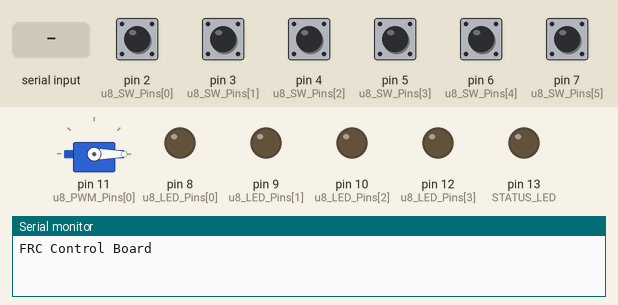
Recording of a sketch running on a simulated Arduino Mega 2560, built with avr-gcc and run on an emulated ATmega2560. Shown: servo, output pins drawn as LEDs (lit = HIGH), the last lines printed to the serial monitor. The inputs (shaded band) are chosen by the test bench; at power-on: pin 2 (u8_SW_Pins[0]), pin 3 (u8_SW_Pins[1]), pin 4 (u8_SW_Pins[2]), pin 5 (u8_SW_Pins[3]), pin 6 (u8_SW_Pins[4]), pin 7 (u8_SW_Pins[5]) HIGH.

Above: at 1.2 s.
1.3 s: "CRC:\n" received over Serial
At 3.2 s:
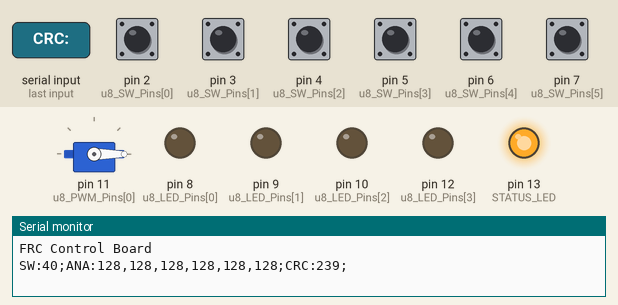
Timing chart, 0 to 10.3 s (numbered marks = the images above; inputs shaded):
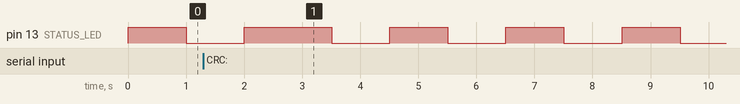

Measured:
- by itself, pin 13 (STATUS_LED): repeats every 2.0 s: LOW 1.0 s, HIGH 1.0 s

The sketch:

arduinoUnoProject.ino
```cpp
#include <Servo.h>
#include <stdio.h>
#include <stdlib.h>
#include "hardwareMap.h"
#include "crc_8.h"
#include <SoftwareSerial.h>

#define SERIAL_BAUD     115200
#define SERIAL_TIMEOUT  500
#define SERIAL_EOL      '\n'

#define SENSOR_OUT_STRING_LENGTH 256

#define VAL_STRING_LEN 8

#define DEBUG

bool debugEnabled = false;

#ifdef DEBUG
SoftwareSerial debugSerial(50, 52); // RX, TX
#endif

typedef enum {
  CRC_ERROR = -1,
  CRC_OK    = 0
} CRC_Status;

// Variable Declarations
void establishConnection(void);
void printSensorString(void);
void processBuffer(char*);


void setup()
{
  Serial.begin(SERIAL_BAUD);
  Serial.setTimeout(SERIAL_TIMEOUT);
  Serial.println("FRC Control Board");

  #ifdef DEBUG
  debugSerial.begin(115200);
  debugSerial.setTimeout(SERIAL_TIMEOUT);
  debugSerial.listen();
  debugSerial.println("FRC Control Board");
  #endif

  initHardware();
}

void loop()
{
//  Serial.println("Loop");
  uint8_t u8_bytesRead = 0;
  char sensorStringBuffer[SENSOR_OUT_STRING_LENGTH];

  establishConnection();

  // if we get a valid byte, read analog ins:
  do {
    memset(sensorStringBuffer, '\0', SENSOR_OUT_STRING_LENGTH);
    u8_bytesRead = Serial.readBytesUntil(SERIAL_EOL, sensorStringBuffer, SENSOR_OUT_STRING_LENGTH);
    if(u8_bytesRead > 0) {
      processBuffer(sensorStringBuffer);
      printSensorString();
    }
  } while (u8_bytesRead > 0);
}

void establishConnection(void) {
  resetHardware(0);
  setStatusLED(LOW);
  while (Serial.available() == 0) {
    // Toggle the LED to indicate no connection
    toggleStatusLED();
    delay(1000);
  }
}

void printSensorString(void)
{
  uint8_t u8_crcVal;
  uint8_t u8_i;
  char sensorStringBuffer[SENSOR_OUT_STRING_LENGTH];
  uint8_t au8_ANA_values[NUM_OF_ANA_INS];
  uint8_t au8_SW_values[NUM_OF_SW_INS];
  char sz_value[VAL_STRING_LEN];

  // Clear contents of string
  memset(sensorStringBuffer, '\0', SENSOR_OUT_STRING_LENGTH);

  // Convert Switch Values to String
  strcat(sensorStringBuffer, "SW:");
  strcat(sensorStringBuffer, String(getSwitchMask(), HEX).c_str());
  strcat(sensorStringBuffer, ";");

  // Convert Analog Values to String
  strcat(sensorStringBuffer, "ANA:");
  for(u8_i = 0; u8_i < NUM_OF_ANA_INS; u8_i++) {
    utoa(getAnalog(u8_i), sz_value, 10);
    strcat(sensorStringBuffer,  sz_value);

    if (u8_i < NUM_OF_ANA_INS-1)
      strcat(sensorStringBuffer, ",");
    else
      strcat(sensorStringBuffer, ";");
  }

  // Calculate CRC-8 on current string
  u8_crcVal = calculate_crc_8( sensorStringBuffer, (size_t) strlen(sensorStringBuffer) );

  // Print String
  Serial.print(sensorStringBuffer);
  // Print CRC
  Serial.print("CRC:");
  Serial.print(u8_crcVal);
  Serial.println(";");
  Serial.flush();

}

void processBuffer(char* sensorStringBuffer)
{
  char sz_PWM[SENSOR_OUT_STRING_LENGTH];
  char* pch;

  String str_sensorStringBuffer(sensorStringBuffer);
  uint8_t u8_CRC = (uint8_t) str_sensorStringBuffer.substring(str_sensorStringBuffer.indexOf("CRC:") + strlen("CRC:")).toInt();
  String str_Data = str_sensorStringBuffer.substring(0, str_sensorStringBuffer.indexOf("CRC:"));

  // Check CRC-8
  if(u8_CRC == calculate_crc_8((char*)str_Data.c_str(), str_Data.length())) {

   // Parse LEDs
   setLEDs((uint16_t)str_Data.substring(str_Data.indexOf("LED:") + strlen("LED:"), str_Data.indexOf(";")).toInt());

    // Parse PWMs
    memset(sz_PWM, '\0', SENSOR_OUT_STRING_LENGTH);
    strncpy(sz_PWM, str_Data.substring(str_Data.indexOf("PWM:") + strlen("PWM:")).c_str(), SENSOR_OUT_STRING_LENGTH);
    pch = strtok(sz_PWM, ",");
    uint8_t u8_pwmIndex = 0;
    while(pch != NULL && u8_pwmIndex < NUM_OF_PWM_OUTS) {
      setPWM(u8_pwmIndex, (uint8_t) atoi(pch));
      pch = strtok(NULL, ",");
      u8_pwmIndex++;
    }
   setStatusLED(HIGH);
  }
  else {

    setStatusLED(LOW);
  }
}
```

crc_8.cpp
```cpp
// The 1-Wire CRC scheme is described in Maxim Application Note 27:
// "Understanding and Using Cyclic Redundancy Checks with Maxim iButton Products"

#include "crc_8.h"

uint8_t calculate_crc_8( char *addr, size_t len)
{
     uint8_t crc=0;

     for (uint8_t i=0; i<len;i++)
     {
           uint8_t inbyte = (uint8_t) addr[i];
           for (uint8_t j=0;j<8;j++)
           {
                 uint8_t mix = (crc ^ inbyte) & 0x01;
                 crc >>= 1;
                 if (mix)
                       crc ^= 0x8C;

                 inbyte >>= 1;
           }
     }
     return crc;
}
```

crc_8.h
```cpp
#ifndef CRC_8_H
#define CRC_8_H

#include <stdint.h>
#include <string.h>

uint8_t calculate_crc_8( char* , size_t );

#endif
```

hardwareMap.cpp
```cpp
#include "hardwareMap.h"

// Settings for how fast and how precise the servo sweeps.
// The full sweep time should be very close to SWEEP_COUNT * SWEEP_DELAY
#define SWEEP_COUNT 200.0  // Number of iterations to step the servo
#define SWEEP_DELAY 10     // Delay between steps (ms)

// How far to sweep the servo from 0 to SWEEP_FULL_SCALE degrees
#define SWEEP_FULL_SCALE 180.0

// Pulse width adjustments for non-compliant servos (defaults: PWM_MIN = 544; PWM_MAX = 2400)
#define PWM_MIN 600
#define PWM_MAX 2400

// The analog pin map is based on the Arduino Mega 2560 pins.
// Analog Pin Map:               {ANA0, ANA1, ANA2, ANA3, ANA4, ANA5}
const uint8_t u8_Analog_Pins[] = {A0,   A1,   A2,   A3,   A4,   A5};

// PWM Pin Map:                  {PWM0}
const uint8_t u8_PWM_Pins[] =    {11};

// Switch Pin Map:               {SW0, SW1, SW2, SW3, SW4, SW5}
const uint8_t u8_SW_Pins[] =     {2,   3,   4,   5,   6,   7};

// LED Pin Map:                  {LED0, LED1, LED2, LED3}
const uint8_t u8_LED_Pins[] =    {8,    9,    10,   12};

// Status LED
enum {
  STATUS_LED = 13
};


// Global Variables
uint8_t u8_StatusLED_value;
Servo servoOutputs[NUM_OF_PWM_OUTS];

// Sets the Status LED to on or off.
void setStatusLED(uint8_t u8_value)
{
  u8_StatusLED_value = u8_value;
  digitalWrite(STATUS_LED, u8_StatusLED_value);
}

// Toggles the Status LED (Blinks)
void toggleStatusLED(void)
{
   setStatusLED(!u8_StatusLED_value);
}

// Initializes hardware by setting up the hardware pins and doing a self-test
void initHardware(void)
{
  // Analog Configuration
  analogReference(DEFAULT);
  uint8_t u8_Analog_Index;
  for(u8_Analog_Index = 0; u8_Analog_Index < NUM_OF_ANA_INS; u8_Analog_Index++)
    pinMode(u8_Analog_Pins[u8_Analog_Index], INPUT);

  // Switch Configuration
  uint8_t u8_Switch_Index;
  for(u8_Switch_Index = 0; u8_Switch_Index < NUM_OF_SW_INS; u8_Switch_Index++)
    pinMode(u8_SW_Pins[u8_Switch_Index], INPUT_PULLUP);

  // PWM Configuration
  uint8_t u8_PWM_Index;
  for(u8_PWM_Index = 0; u8_PWM_Index < NUM_OF_PWM_OUTS; u8_PWM_Index++)
  {
    // Set the pinmode to output
    pinMode(u8_PWM_Pins[u8_PWM_Index], OUTPUT);
    // Attach the servo to the PWM generator
    servoOutputs[u8_PWM_Index].attach(u8_PWM_Pins[u8_PWM_Index], PWM_MIN, PWM_MAX);
  }

  // LED Configuration
  uint8_t u8_LED_Index;
  for(u8_LED_Index = 0; u8_LED_Index < NUM_OF_LED_OUTS; u8_LED_Index++)
    pinMode(u8_LED_Pins[u8_LED_Index], OUTPUT);
  blankLEDs();

  // Status LED Configuration
  pinMode(STATUS_LED,         OUTPUT);

  // Initialize Values and perform self-test
  resetHardware(0);
}

void blankLEDs(void) {
  setLEDs(0x0000);
}

// Sets all the LEDs in the LED values array.
void setLEDs(uint16_t u16_ledMask) {
  uint8_t u8_LED_Index;
  for(u8_LED_Index = 0; u8_LED_Index < NUM_OF_LED_OUTS; u8_LED_Index++) {
    digitalWrite(u8_LED_Pins[u8_LED_Index], (u16_ledMask & 0x8000) ? HIGH:LOW);
    u16_ledMask <<= 1;
  }
}

// Read the switch values into au8_SW_values[].
uint16_t getSwitchMask(void)
{
  uint8_t u8_Switch_Index = NUM_OF_SW_INS;
  uint16_t u16_SW_values = (digitalRead(u8_SW_Pins[u8_Switch_Index--])? 0x0000:0x0001);
  do {
    u16_SW_values <<= 1;
    u16_SW_values |= (digitalRead(u8_SW_Pins[u8_Switch_Index])? 0x0000:0x0001);
  } while(u8_Switch_Index-- != 0);
  return u16_SW_values;
}

uint8_t getAnalog(uint8_t u8_AnalogChannel) {
  if(u8_AnalogChannel < NUM_OF_ANA_INS)
    return analogRead(u8_Analog_Pins[u8_AnalogChannel]) >> 2;
}


// Sets the LED outputs off and returns the servos back to 0 degrees.
void resetHardware(uint8_t u8_selfTest)
{
  // Set LEDs off
  setLEDs(0x0000);

  // Turn Status LED off
  setStatusLED(LOW);

  // Set Servos to 0 (account for any floating point error, as the sweep should return them back to 0).
  for(uint8_t u8_PWM_Index = 0; u8_PWM_Index < NUM_OF_PWM_OUTS; u8_PWM_Index++)
      setPWM(u8_PWM_Index, 0);
}

void setPWM(uint8_t u8_pwmChannel, uint8_t u8_pwmValue) {
  if(u8_pwmChannel < NUM_OF_PWM_OUTS)
    servoOutputs[u8_pwmChannel].write(u8_pwmValue);
}
```

hardwareMap.h
```cpp
#ifndef HARDWARE_MAP_H
#define HARDWARE_MAP_H

#include <Arduino.h>
#include <Servo.h>
#include <math.h>
#include <stdint.h>

// Defines how many inputs and outputs there are
#define NUM_OF_PWM_OUTS 1  // Number of PWM Outputs
#define NUM_OF_LED_OUTS 4  // Number of LED Outputs (through shift register)
#define NUM_OF_SW_INS   6  // Number of Switch Inputs
#define NUM_OF_ANA_INS  6  // Number of Analog Inputs

void initHardware(void);
void resetHardware(uint8_t);
void setStatusLED(uint8_t);
void toggleStatusLED(void);

void blankLEDs(void);
void setLED(uint8_t, uint8_t);
void setPWM(uint8_t, uint8_t);
uint8_t getAnalog(uint8_t);

void setLEDs(uint16_t);
void setPWMArray(uint8_t*, size_t);
void getAnalogArray(uint8_t*, size_t);
uint16_t getSwitchMask(void);

#endif // HARDWARE_MAP_H
```
